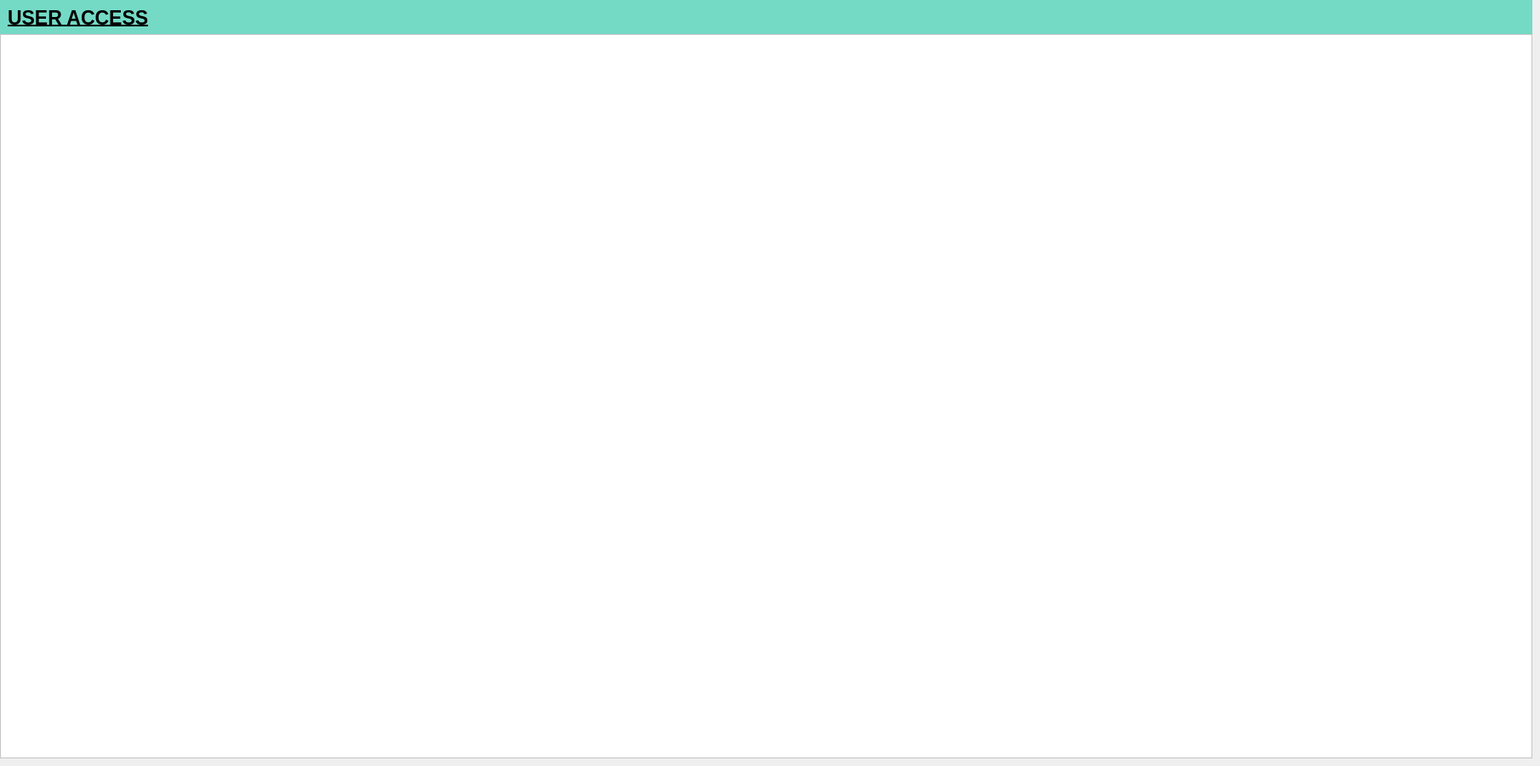
           <widget class="QWidget" name="user_access_page">
            <widget class="QFrame" name="title_frame_13">
             <property name="geometry">
              <rect>
               <x>0</x>
               <y>0</y>
               <width>1801</width>
               <height>41</height>
              </rect>
             </property>
             <property name="styleSheet">
              <string notr="true">background-color:rgb(116, 218, 198)</string>
             </property>
             <property name="frameShape">
              <enum>QFrame::NoFrame</enum>
             </property>
             <property name="frameShadow">
              <enum>QFrame::Plain</enum>
             </property>
             <property name="lineWidth">
              <number>0</number>
             </property>
             <layout class="QHBoxLayout" name="horizontalLayout_15">
              <item>
               <widget class="QLabel" name="label_42">
                <property name="font">
                 <font>
                  <pointsize>17</pointsize>
                  <bold>true</bold>
                  <underline>true</underline>
                 </font>
                </property>
                <property name="text">
                 <string>USER ACCESS</string>
                </property>
               </widget>
              </item>
             </layout>
            </widget>
            <widget class="QFrame" name="frame_23">
             <property name="geometry">
              <rect>
               <x>0</x>
               <y>40</y>
               <width>1801</width>
               <height>851</height>
              </rect>
             </property>
             <property name="styleSheet">
              <string notr="true">background-color: rgb(255, 255, 255);</string>
             </property>
             <property name="frameShape">
              <enum>QFrame::StyledPanel</enum>
             </property>
             <property name="frameShadow">
              <enum>QFrame::Raised</enum>
             </property>
            </widget>
           </widget>
